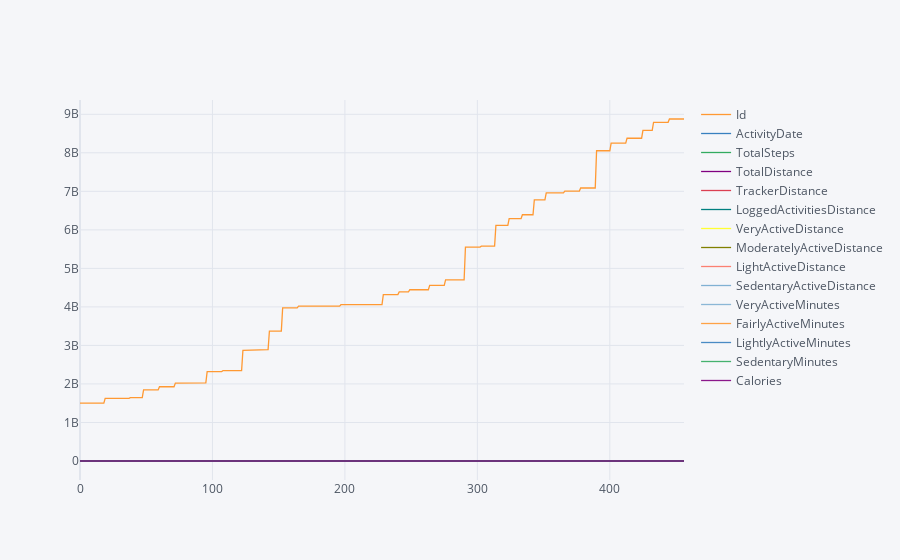

Notebook code for this chart:
### Code cell
df.iplot()

### Figure 1 — Plotly figure (JSON) as saved in the notebook; plotly's stock layout.template omitted (floating-point values rounded to 4 significant figures; data arrays with more than 128 entries replaced by an {"elided": "..."} marker saying what was removed)
{"data": [{"line": {"color": "rgba(255, 153, 51, 1.0)", "dash": "solid", "shape": "linear", "width": 1.3}, "mode": "lines", "name": "Id", "text": "", "type": "scatter", "x": {"elided": "457 int values"}, "y": {"elided": "457 int values"}}, {"line": {"color": "rgba(55, 128, 191, 1.0)", "dash": "solid", "shape": "linear", "width": 1.3}, "mode": "lines", "name": "ActivityDate", "text": "", "type": "scatter", "x": {"elided": "457 int values"}, "y": {"elided": "457 str values"}}, {"line": {"color": "rgba(50, 171, 96, 1.0)", "dash": "solid", "shape": "linear", "width": 1.3}, "mode": "lines", "name": "TotalSteps", "text": "", "type": "scatter", "x": {"elided": "457 int values"}, "y": {"elided": "457 int values"}}, {"line": {"color": "rgba(128, 0, 128, 1.0)", "dash": "solid", "shape": "linear", "width": 1.3}, "mode": "lines", "name": "TotalDistance", "text": "", "type": "scatter", "x": {"elided": "457 int values"}, "y": {"elided": "457 float values"}}, {"line": {"color": "rgba(219, 64, 82, 1.0)", "dash": "solid", "shape": "linear", "width": 1.3}, "mode": "lines", "name": "TrackerDistance", "text": "", "type": "scatter", "x": {"elided": "457 int values"}, "y": {"elided": "457 float values"}}, {"line": {"color": "rgba(0, 128, 128, 1.0)", "dash": "solid", "shape": "linear", "width": 1.3}, "mode": "lines", "name": "LoggedActivitiesDistance", "text": "", "type": "scatter", "x": {"elided": "457 int values"}, "y": {"elided": "457 float values"}}, {"line": {"color": "rgba(255, 255, 51, 1.0)", "dash": "solid", "shape": "linear", "width": 1.3}, "mode": "lines", "name": "VeryActiveDistance", "text": "", "type": "scatter", "x": {"elided": "457 int values"}, "y": {"elided": "457 float values"}}, {"line": {"color": "rgba(128, 128, 0, 1.0)", "dash": "solid", "shape": "linear", "width": 1.3}, "mode": "lines", "name": "ModeratelyActiveDistance", "text": "", "type": "scatter", "x": {"elided": "457 int values"}, "y": {"elided": "457 float values"}}, {"line": {"color": "rgba(251, 128, 114, 1.0)", "dash": "solid", "shape": "linear", "width": 1.3}, "mode": "lines", "name": "LightActiveDistance", "text": "", "type": "scatter", "x": {"elided": "457 int values"}, "y": {"elided": "457 float values"}}, {"line": {"color": "rgba(128, 177, 211, 1.0)", "dash": "solid", "shape": "linear", "width": 1.3}, "mode": "lines", "name": "SedentaryActiveDistance", "text": "", "type": "scatter", "x": {"elided": "457 int values"}, "y": {"elided": "457 float values"}}, {"line": {"color": "rgba(128, 177, 211, 0.8999999999999999)", "dash": "solid", "shape": "linear", "width": 1.3}, "mode": "lines", "name": "VeryActiveMinutes", "text": "", "type": "scatter", "x": {"elided": "457 int values"}, "y": {"elided": "457 int values"}}, {"line": {"color": "rgba(255, 153, 51, 0.8999999999999999)", "dash": "solid", "shape": "linear", "width": 1.3}, "mode": "lines", "name": "FairlyActiveMinutes", "text": "", "type": "scatter", "x": {"elided": "457 int values"}, "y": {"elided": "457 int values"}}, {"line": {"color": "rgba(55, 128, 191, 0.8999999999999999)", "dash": "solid", "shape": "linear", "width": 1.3}, "mode": "lines", "name": "LightlyActiveMinutes", "text": "", "type": "scatter", "x": {"elided": "457 int values"}, "y": {"elided": "457 int values"}}, {"line": {"color": "rgba(50, 171, 96, 0.8999999999999999)", "dash": "solid", "shape": "linear", "width": 1.3}, "mode": "lines", "name": "SedentaryMinutes", "text": "", "type": "scatter", "x": {"elided": "457 int values"}, "y": {"elided": "457 int values"}}, {"line": {"color": "rgba(128, 0, 128, 0.8999999999999999)", "dash": "solid", "shape": "linear", "width": 1.3}, "mode": "lines", "name": "Calories", "text": "", "type": "scatter", "x": {"elided": "457 int values"}, "y": {"elided": "457 int values"}}], "layout": {"legend": {"bgcolor": "#F5F6F9", "font": {"color": "#4D5663"}}, "paper_bgcolor": "#F5F6F9", "plot_bgcolor": "#F5F6F9", "title": {"font": {"color": "#4D5663"}}, "xaxis": {"gridcolor": "#E1E5ED", "showgrid": true, "tickfont": {"color": "#4D5663"}, "title": {"font": {"color": "#4D5663"}, "text": ""}, "zerolinecolor": "#E1E5ED"}, "yaxis": {"gridcolor": "#E1E5ED", "showgrid": true, "tickfont": {"color": "#4D5663"}, "title": {"font": {"color": "#4D5663"}, "text": ""}, "zerolinecolor": "#E1E5ED"}}}
